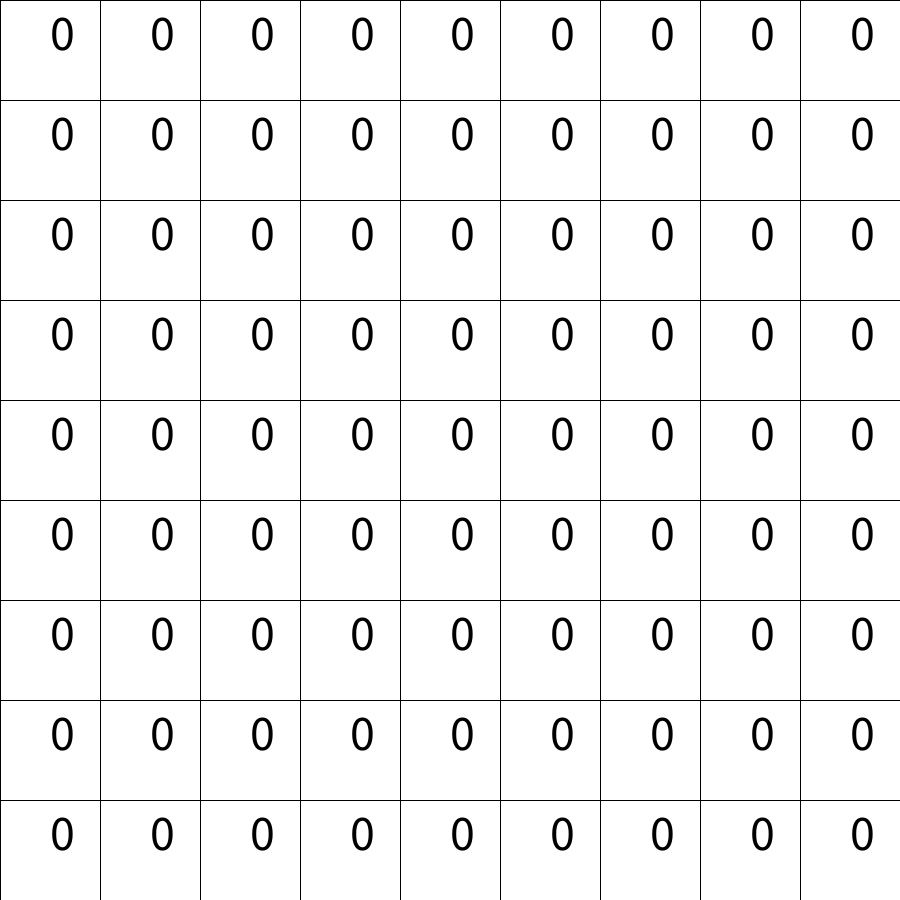
Frame 1 (no input)
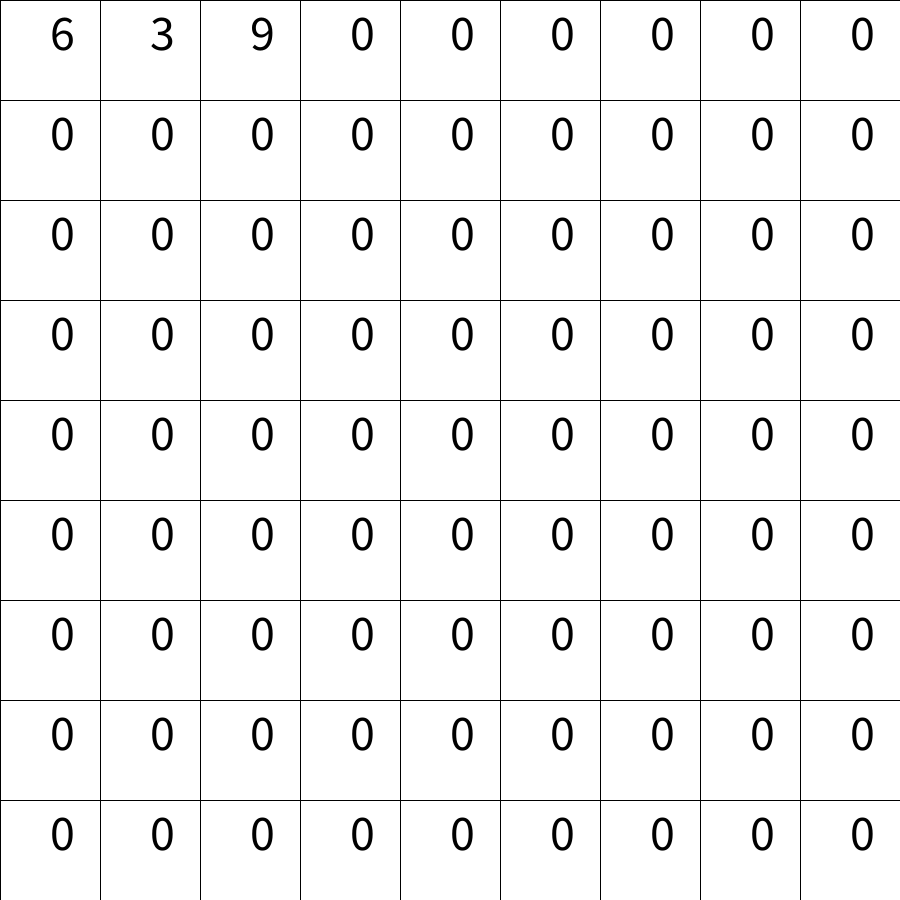
Frame 60 (the mouse pressed at the canvas centre just before this capture)
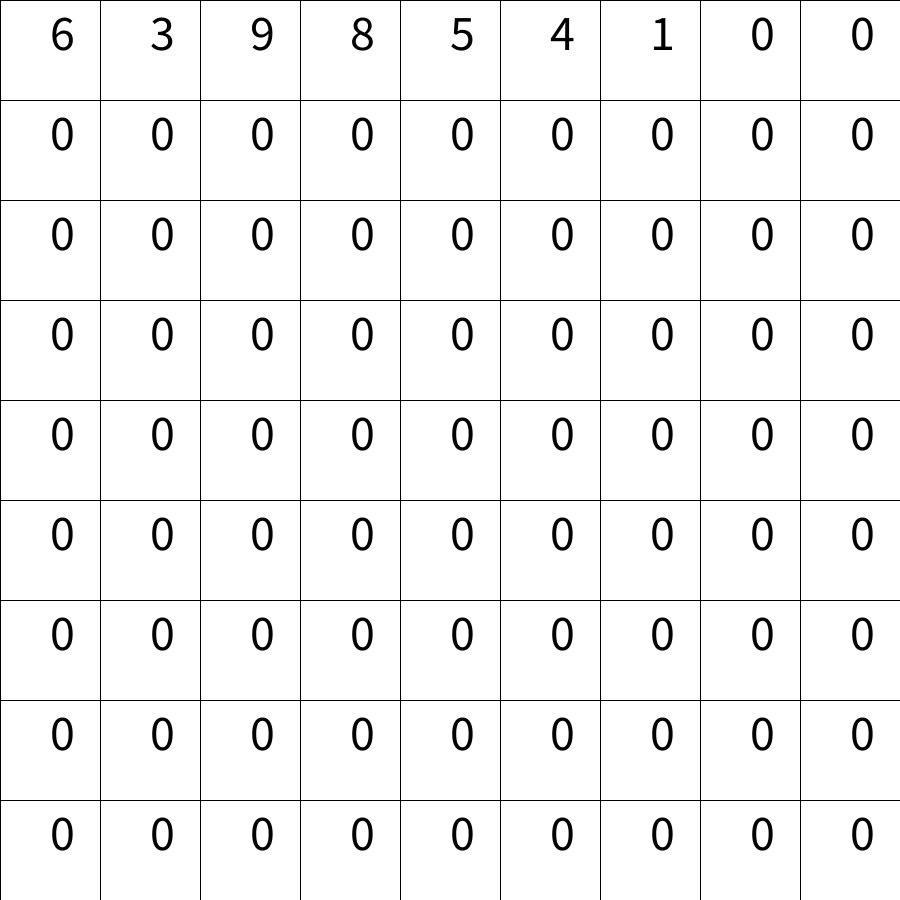
Frame 120 (the mouse held since frame 60 and released just before this capture)

The Processing sketch that drew these frames (run headless with seeded random() and noise(); from frame 60 on, the mouse is pressed at the canvas centre):

// Processing sketch: sudoku
// ── sudoku.pde
int stepTime = 0;
boolean stumped = false;
PVector cellPos = new PVector(0,0);
PVector remCell = new PVector(0,0);
int possBeat = 0;
class cell{
  boolean[] can = new boolean[9];
  PVector pos = new PVector(0,0);
  int value = 0;
  void show(){
    fill(255);
    rect(this.pos.x,this.pos.y,width/9,height/9);
    fill(0);
    text(this.value,this.pos.x+width/18,this.pos.y+height/18);
  }
}
cell[][] grid = new cell[9][9];
void setup(){
  textSize(50);
  size(900,900);
  for(int i=0; i<grid.length; i++){
    for(int j=0; j<grid[i].length; j++){
      grid[j][i] = new cell();
      grid[j][i].pos = new PVector((width/9)*j,(height/9)*i);
      for(int k=0; k<grid[j][i].can.length; k++){
        grid[j][i].can[k] = true;
      }
    }
  }
}

void draw(){
  if(!stumped){
    startGen();
  }
  background(255);
  for(int i=0; i<grid.length; i++){
    for(int j=0; j<grid[i].length; j++){
      grid[j][i].show();
    }
  }
}

// ── PuzzleGen.pde
void startGen(){
  int poss = 0;
  int newVal = 0;
  if(stepTime>=15){
   for(int i=0; i<grid.length; i++){  //Check for available numbers horizontally
     for(int j=1; j<10; j++){
       if(grid[(int)cellPos.x][i].value == j){
         grid[(int)cellPos.x][(int)cellPos.y].can[j-1] = false;
       }
     }
     for(int j=1; j<10; j++){  //Check for available numbers vertically
       if(grid[i][(int)cellPos.y].value == j){
         grid[(int)cellPos.x][(int)cellPos.y].can[j-1] = false;
       }
     }
   }
   for(int i=0; i<8; i++){  //Count number of possible values
     if(grid[(int)cellPos.x][(int)cellPos.y].can[i] == true){
       poss++;
     }
   }
   if(poss>0){
     while(newVal == 0){
       int tryVal = (int)random(1,10);
       if(grid[(int)cellPos.x][(int)cellPos.y].can[tryVal-1]){
         newVal = tryVal;
         println(newVal);
       }
     }
   }else{
     print("stumped! backtracking...");
     remCell = new PVector(cellPos.x,cellPos.y);
     backTrack();
     poss = checkPoss(cellPos);
     startGen();
     //backOneCell();
   }
   grid[(int)cellPos.x][(int)cellPos.y].value = newVal;
   println(cellPos.x+", "+cellPos.y);
   if(cellPos.x<8){
     cellPos.x++;
   }else if(cellPos.y<8){
     cellPos.x=0;
     cellPos.y++;
   }
   stepTime=0;
  }else{
    stepTime++;
  }
}
int regenVal(PVector cell){
  int newVal = 0;
  int poss = 0;
  for(int i=0; i<grid.length; i++){  //Check for available numbers horizontally
     for(int j=1; j<10; j++){
       if(grid[(int)cell.x][i].value == j){
         grid[(int)cell.x][(int)cell.y].can[j-1] = false;
       }
     }
     for(int j=1; j<10; j++){  //Check for available numbers vertically
       if(grid[i][(int)cell.y].value == j){
         grid[(int)cell.x][(int)cell.y].can[j-1] = false;
       }
     }
   }
   for(int i=0; i<8; i++){  //Count number of possible values
     if(grid[(int)cell.x][(int)cell.y].can[i] == true){
       poss++;
     }
   }
   if(poss>0){
     while(newVal == 0){
       int tryVal = (int)random(1,10);
       if(grid[(int)cell.x][(int)cell.y].can[tryVal-1]){
         return tryVal;
       }
     }
   }
   return 50;
}
int checkPoss(PVector cell){
  int poss = 0;
  for(int i=1; i<grid.length; i++){  //Check for available numbers horizontally
    for(int j=1; j<10; j++){
      if(grid[(int)cell.x][i].value == j){
        grid[(int)cell.x][(int)cell.y].can[j-1] = false;
      }
    }
    for(int j=1; j<10; j++){  //Check for available numbers vertically
      if(grid[i][(int)cell.y].value == j){
        grid[(int)cell.x][(int)cell.y].can[j-1] = false;
      }
    }
  }
  for(int i=0; i<8; i++){  //Count number of possible values
    if(grid[(int)cell.x][(int)cell.y].can[i] == true){
      poss++;
    }
  }
  return poss;
}
void backOneCell(){
  if(cellPos.x>0){
     cellPos.x--;
  }else if(cellPos.y>0){
     cellPos.x=8;
     cellPos.y--;
  }
}
void backTrack(){
  for(int i=0; i<3; i++){
    backOneCell();
    grid[(int)cellPos.x][(int)cellPos.y].value=0;
  }
}
